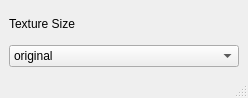
<?xml version="1.0" encoding="UTF-8"?>
<ui version="4.0">
 <class>proxyTextureWindow</class>
 <widget class="QMainWindow" name="proxyTextureWindow">
  <property name="geometry">
   <rect>
    <x>0</x>
    <y>0</y>
    <width>248</width>
    <height>98</height>
   </rect>
  </property>
  <property name="windowTitle">
   <string>Proxy Texture</string>
  </property>
  <widget class="QWidget" name="centralwidget">
   <layout class="QVBoxLayout" name="verticalLayout">
    <item>
     <widget class="QLabel" name="size_label">
      <property name="text">
       <string>Texture Size</string>
      </property>
     </widget>
    </item>
    <item>
     <widget class="QComboBox" name="size_comboBox">
      <item>
       <property name="text">
        <string>original</string>
       </property>
      </item>
      <item>
       <property name="text">
        <string>512</string>
       </property>
      </item>
      <item>
       <property name="text">
        <string>256</string>
       </property>
      </item>
     </widget>
    </item>
   </layout>
  </widget>
  <widget class="QMenuBar" name="menubar">
   <property name="geometry">
    <rect>
     <x>0</x>
     <y>0</y>
     <width>248</width>
     <height>21</height>
    </rect>
   </property>
  </widget>
  <widget class="QStatusBar" name="statusbar"/>
 </widget>
 <resources/>
 <connections/>
</ui>
